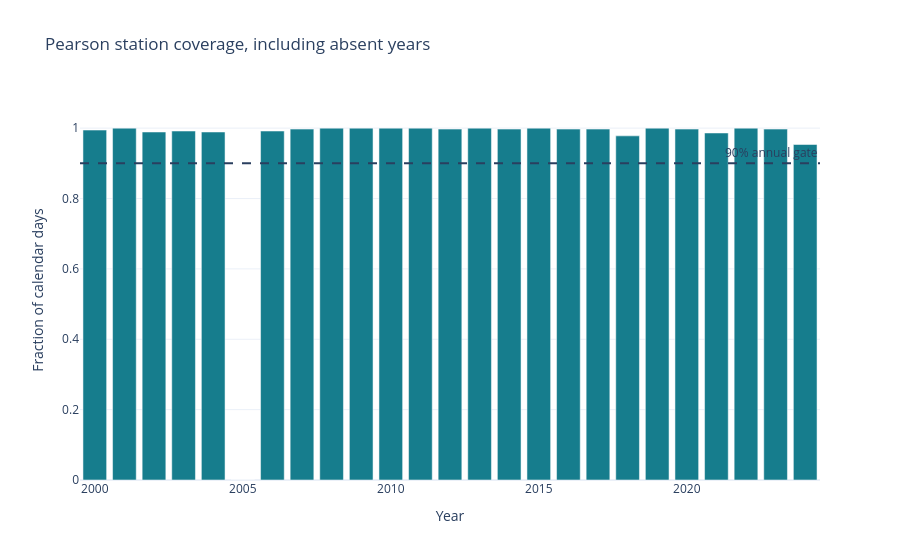

Notebook cell for this chart:
### Markdown cell above
## Inspect the years before fitting

HTTP 404 means an absent station/year object and is recorded as an excluded
year with a null extreme. Other network errors stop execution. For this AWS
record, 2005 is absent. Review station coordinates, elevation and QC counts
before interpreting the extremes; instrumentation and reporting practices can
change even when a station ID stays the same.

### Code cell
annual = base.annual_extremes().to_pandas()
display(annual)
coverage = go.Figure(go.Bar(
    x=annual["year"], y=annual["valid_days"] / annual["expected_days"],
    marker_color=np.where(annual["complete"], "#167d8d", "#c44e52"),
    name="Valid day fraction",
))
coverage.add_hline(y=0.9, line_dash="dash", annotation_text="90% annual gate")
coverage.update_layout(title="Pearson station coverage, including absent years",
                       xaxis_title="Year", yaxis_title="Fraction of calendar days",
                       yaxis_range=[0, 1.08])
coverage.show()

### Figure 1 — Plotly figure (JSON) as saved in the notebook; plotly's stock layout.template omitted (floating-point values rounded to 4 significant figures)
{"data": [{"marker": {"color": ["#167d8d", "#167d8d", "#167d8d", "#167d8d", "#167d8d", "#c44e52", "#167d8d", "#167d8d", "#167d8d", "#167d8d", "#167d8d", "#167d8d", "#167d8d", "#167d8d", "#167d8d", "#167d8d", "#167d8d", "#167d8d", "#167d8d", "#167d8d", "#167d8d", "#167d8d", "#167d8d", "#167d8d", "#167d8d"]}, "name": "Valid day fraction", "type": "bar", "x": [2000, 2001, 2002, 2003, 2004, 2005, 2006, 2007, 2008, 2009, 2010, 2011, 2012, 2013, 2014, 2015, 2016, 2017, 2018, 2019, 2020, 2021, 2022, 2023, 2024], "y": [0.9945, 1.0, 0.989, 0.9918, 0.9891, 0.0, 0.9918, 0.9973, 1.0, 1.0, 1.0, 1.0, 0.9973, 1.0, 0.9973, 1.0, 0.9973, 0.9973, 0.9781, 1.0, 0.9973, 0.9863, 1.0, 0.9973, 0.9536]}], "layout": {"annotations": [{"showarrow": false, "text": "90% annual gate", "x": 1, "xanchor": "right", "xref": "x domain", "y": 0.9, "yanchor": "bottom", "yref": "y"}], "shapes": [{"line": {"dash": "dash"}, "type": "line", "x0": 0, "x1": 1, "xref": "x domain", "y0": 0.9, "y1": 0.9, "yref": "y"}], "title": {"text": "Pearson station coverage, including absent years"}, "xaxis": {"title": {"text": "Year"}}, "yaxis": {"range": [0, 1.08], "title": {"text": "Fraction of calendar days"}}}}
